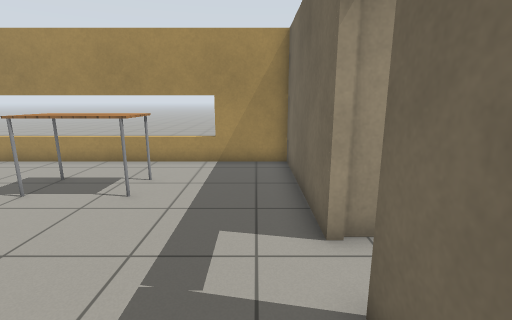
View 1 (above)

24 first-person views from a walk through a Gazebo world. The camera is 1.2 m above the floor, tilts 12° down and sees 85° across. The floor is counted in squares, 0.5 m on a side. Each view is taken from the middle of a square. On the plan, view 1 faces up. The plan holds only what a view shows up to about 18 squares ahead; the rest is blank. The robots in the file are not drawn. Gazebo's built-in surfaces are drawn with simple patterns.

View 2
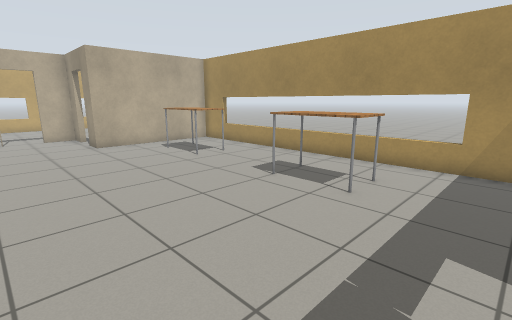

View 3
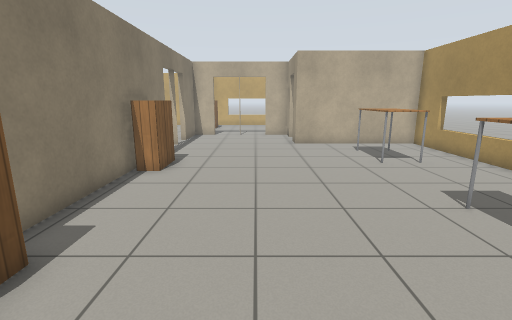

View 4
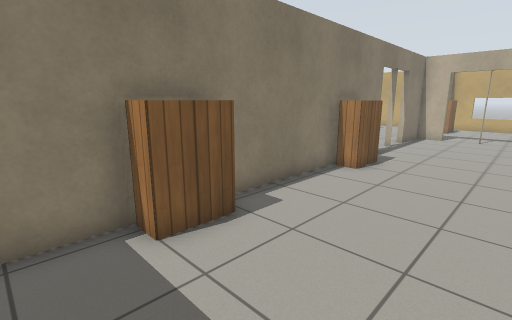

View 5
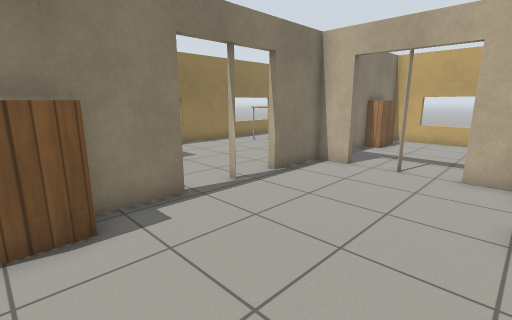

View 6
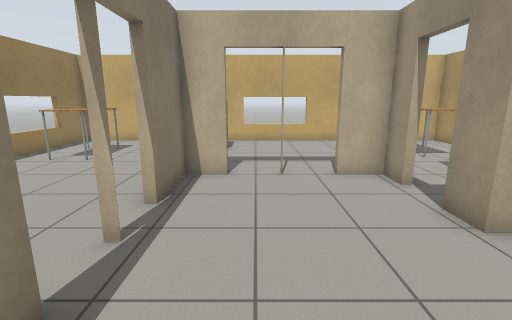

View 7
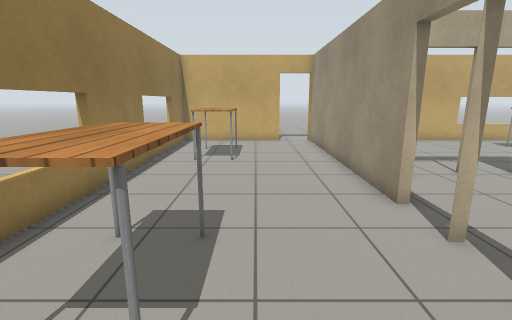

View 8
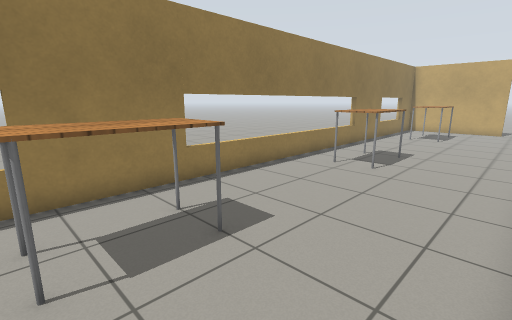

View 9
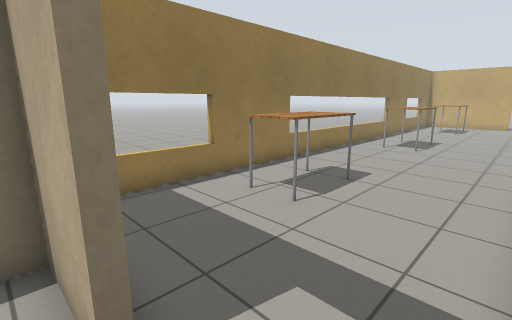

View 10
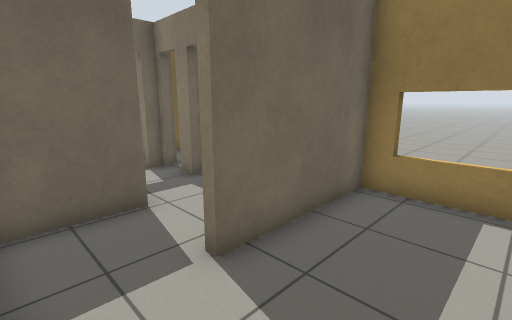

View 11
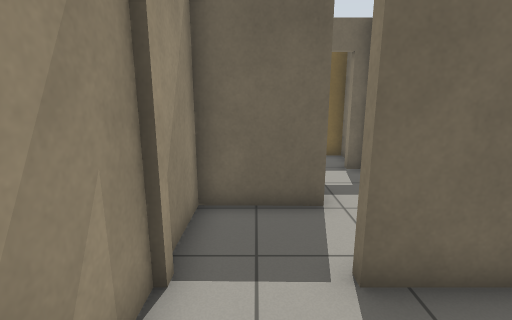

View 12
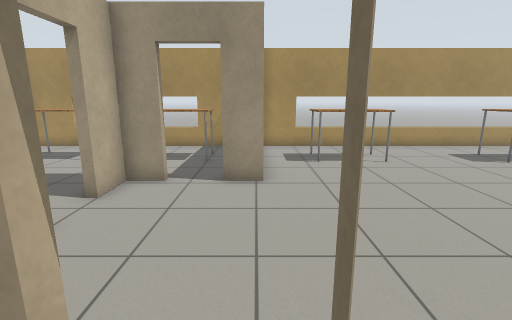

View 13
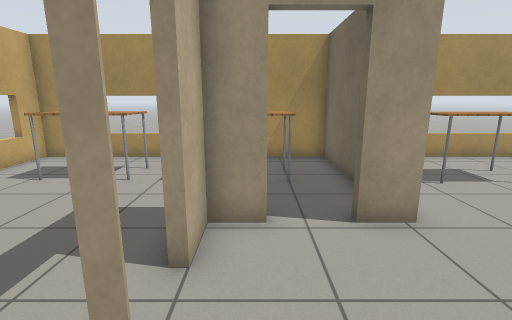

View 14
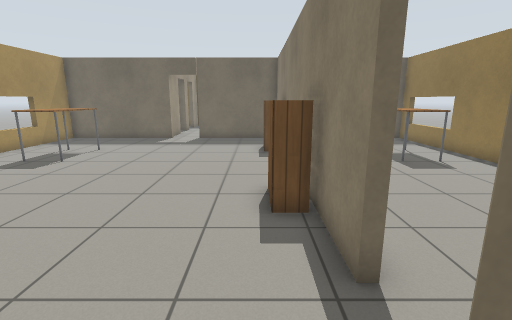

View 15
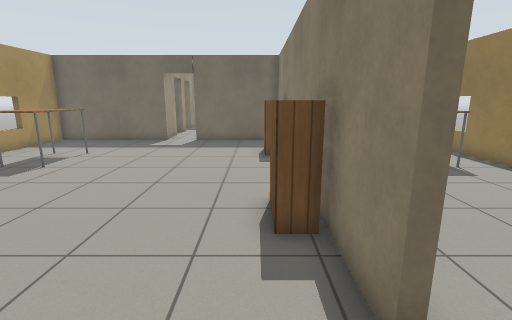

View 16
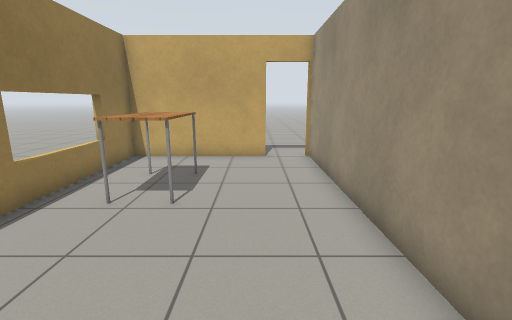

View 17
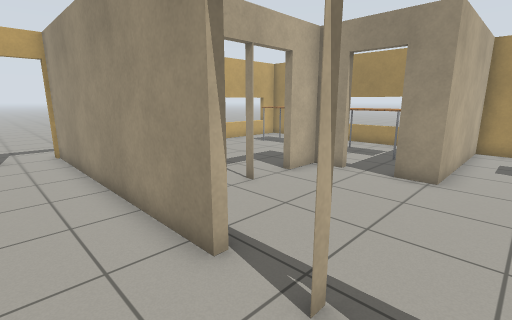

View 18
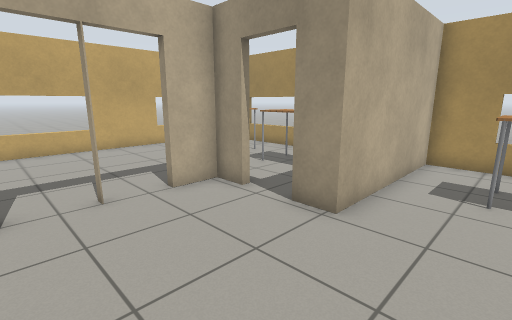

View 19
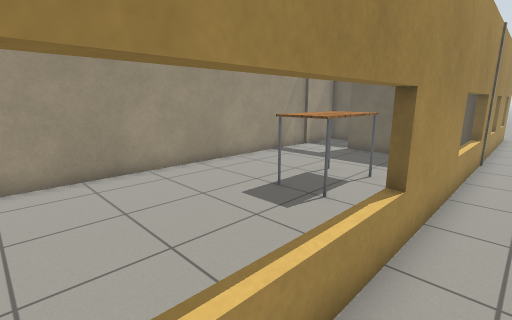

View 20
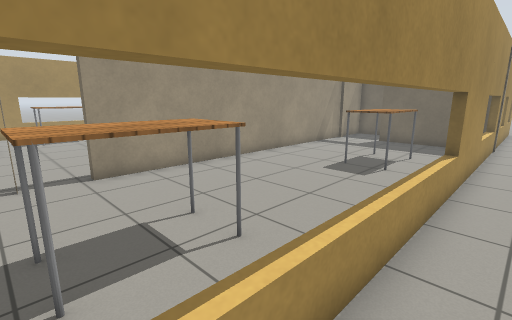

View 21
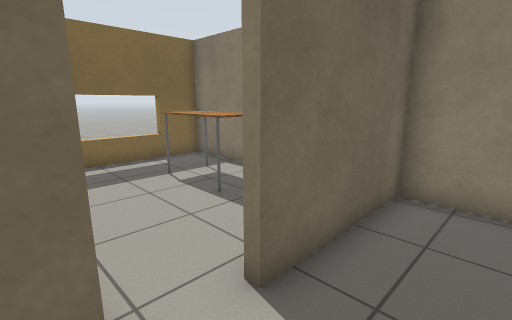

View 22
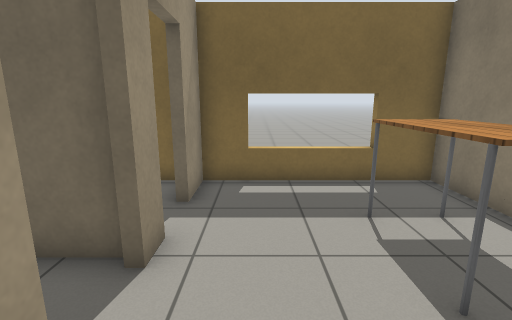

View 23
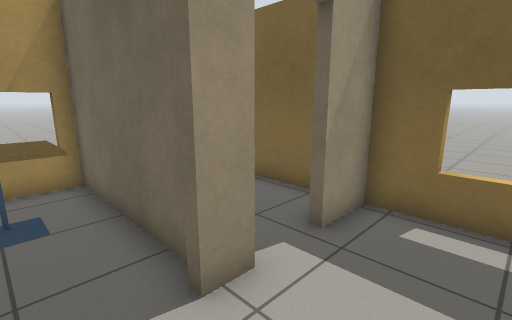

View 24
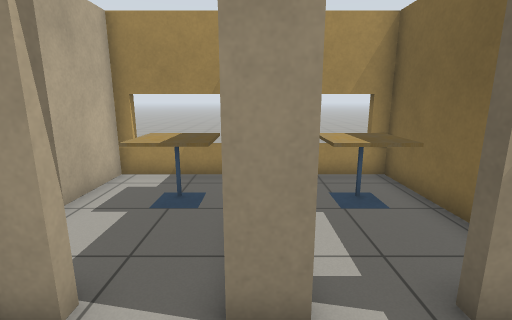

### Floor plan
Key: @ floor where view 1 was taken; # wall or solid block; . floor; D open door; = window, fence, low wall or low ledge; T table; B bookshelf; C cafe table.
Columns run from 30 left of view 1 to 10 right of it. Each row starts with its distance up from view 1.
 11   ###======######============####===# ==#
 10   #...........#................#....# ..#
  9   =..TTT......#................#.CCC# CC#
  8   =.TTTT.TTTT.#..TTT....TTTT...#.CCC#.CC#
  7   =......TTTT.#..TTT....TTTT...#....#...#
  6   #...........#................#....#...#
  5   #...........#................###DD#DD##
  4   #.......##DD#................D........#
  3   #.......#....................D........#
  2   =.......D....................#........=
  1   =.......D....................# .......=
  0   =.......D...................@#  .TTT..=
 -1   #.......D....................#    TT..#
 -2   ##BB#######DDDD##BB#####BBB######  ####
 -3 ..D..........DDDD..............D..#
 -4 ..D............................D..#
 -5   #............................D..#
 -6   #............................#....D.
 -7   #..TTTT.....TTTT......TTTT...#......D.#
 -8   #..TTTT.....TTTT......TTTT...##  D#D###
 -9   #............................#    # ..#
-10   ###===####===========####====###=###=##
-11                  ........................
-12               .  ................

Where each view was taken, in squares from view 1:
view 1: 0 up, 0 right, facing up
view 2: 0 up, 0 right, facing up-left
view 3: 2 up, 0 right, facing left
view 4: 3 up, 0 right, facing down-left
view 5: 4 up, 10 left, facing down-left
view 6: 0 up, 11 left, facing left
view 7: 6 down, 11 left, facing left
view 8: 3 down, 3 left, facing down-left
view 9: 3 down, 2 right, facing down-left
view 10: 3 down, 2 left, facing down-right
view 11: 4 down, 2 left, facing right
view 12: 4 down, 16 left, facing up
view 13: 1 down, 19 left, facing up
view 14: 1 down, 17 left, facing right
view 15: 1 down, 16 left, facing right
view 16: 5 down, 16 left, facing left
view 17: 5 down, 14 left, facing up-left
view 18: 1 down, 13 left, facing up-left
view 19: 12 down, 12 left, facing up-right
view 20: 12 down, 16 left, facing up-right
view 21: 5 up, 1 left, facing down-right
view 22: 3 up, 2 right, facing right
view 23: 2 up, 4 right, facing up-right
view 24: 2 up, 6 right, facing up
